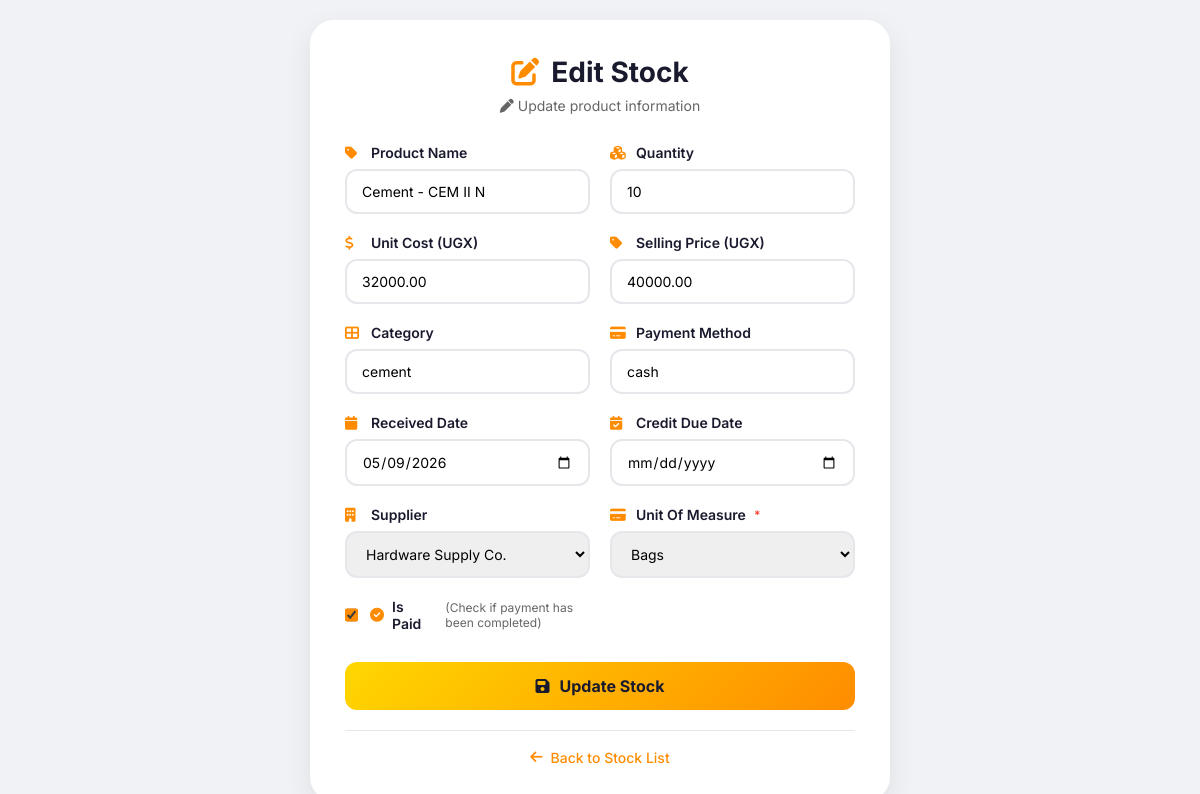
/stock/edit/1/, run on the app's committed database.
### web/models.py (models this page shows, shortened)
class Stock(models.Model):
    CATEGORY_CHOICES = [
        ('cement', 'Cement'),
        ('steel', 'Steel / Iron Bars'),
        ('nails', 'Nails'),
        ('hardware', 'Hardware'),
        ('roofing', 'Roofing'),
    ]
    STATUS_CHOICES = [
        ('critical', 'Critical - Below 10 units'),
        ('low', 'Low Stock - Below 30 units'),
        ('normal', 'Normal Stock'),
        ('overstock', 'Overstock'),
    ]
    PAYMENT_METHOD_CHOICES = [
        ('cash', 'Cash'),
        ('bank_transfer', 'Bank Transfer'),
        ('credit', 'Credit (Pay Later)'),
        ('cheque', 'Cheque'),
        ('mobile_money', 'Mobile Money'),
    ]
    UNIT_CHOICES = [
        ('pcs', 'Pieces'),
        ('kg', 'Kilograms'),
        ('bags', 'Bags'),
    ]
    product_name = models.CharField(max_length=50)
    category = models.CharField(
        max_length=60,
        choices=CATEGORY_CHOICES
    )
    description = models.TextField(
        blank=True,
        null=True
    )
    quantity = models.IntegerField(
        default=0,
        validators=[MinValueValidator(0)]
    )
    minimum_stock_level = models.IntegerField(
        default=10,
        validators=[MinValueValidator(0)]
    )
    maximum_stock_level = models.IntegerField(
        default=500,
        validators=[MinValueValidator(0)]
    )
    reorder_quantity = models.IntegerField(
        default=50,
        validators=[MinValueValidator(0)]
    )
    unit = models.CharField(
        max_length=10,
        choices=UNIT_CHOICES,
        default='pcs'
    )
    unit_cost = models.DecimalField(
        max_digits=12,
        decimal_places=2,
        validators=[MinValueValidator(Decimal('0.01'))]
    )
    selling_price = models.DecimalField(
        max_digits=12,
        decimal_places=2,
        validators=[MinValueValidator(Decimal('0.01'))]
    )
    received_date = models.DateField(auto_now_add=True)
    supplier = models.ForeignKey(
        Supplier,
        on_delete=models.SET_NULL,
        null=True
    )
    payment_method = models.CharField(
        max_length=20,
        choices=PAYMENT_METHOD_CHOICES,
        default='cash'
    )
    credit_due_date = models.DateField(
        blank=True,
        null=True
    )
    is_paid = models.BooleanField(default=False)
    status = models.CharField(
        max_length=20,
        choices=STATUS_CHOICES,
        default='normal'
    )
    notes = models.TextField(
        blank=True,
        null=True
    )

class Supplier(models.Model):
    name = models.CharField(max_length=50)
    email = models.EmailField(max_length=255)
    address = models.TextField()
    contact = models.CharField(max_length=20)

### web/views.py (the view, shortened to what this page needs)
# urls.py: path('stock/edit/<int:pk>/', views.edit_stock, name="edit_stock"),
def edit_stock(request, pk):
    stock = get_object_or_404(Stock, pk=pk)
    suppliers = Supplier.objects.all()
    return render(request, "edit_stock.html", {
        'stock': stock,
        'suppliers': suppliers
    })

### web/templates/edit_stock.html (shortened to what this page needs)
<!doctype html>
<html lang="en">
  <head>
    <link
      rel="stylesheet"
      href="https://cdnjs.cloudflare.com/ajax/libs/font-awesome/6.4.0/css/all.min.css"
    />
  </head>
  <body>
    <div class="container">
      <div class="edit-card">
        <div class="card-header">
          <h2><i class="fas fa-edit"></i> Edit Stock</h2>
          <p><i class="fas fa-pen"></i> Update product information</p>
        </div>
        <form
          method="POST"
          class="stock-form"
          action="{% url 'edit_stock' stock.id %}"
        >
          <div class="form-row">
            <div class="form-group">
              <label> <i class="fas fa-tag"></i> Product Name </label>
              <input
                type="text"
                name="product_name"
                value="{{ stock.product_name }}"
                placeholder="Enter product name"
                required
              />
            </div>
            <div class="form-group">
              <label> <i class="fas fa-cubes"></i> Quantity </label>
              <input
                type="number"
                name="quantity"
                value="{{ stock.quantity }}"
                placeholder="0"
                min="0"
                required
              />
            </div>
          </div>
          <div class="form-row">
            <div class="form-group">
              <label>
                <i class="fas fa-dollar-sign"></i> Unit Cost (UGX)
              </label>
              <input
                type="number"
                name="unit_cost"
                value="{{ stock.unit_cost }}"
                placeholder="Cost from supplier"
                step="0.01"
                required
              />
            </div>
            <div class="form-group">
              <label> <i class="fas fa-tag"></i> Selling Price (UGX) </label>
              <input
                type="number"
                name="selling_price"
                value="{{ stock.selling_price }}"
                placeholder="Price to customers"
                step="0.01"
                required
              />
            </div>
          </div>
          <div class="form-row">
            <div class="form-group">
              <label> <i class="fas fa-th-large"></i> Category </label>
              <input
                type="text"
                name="category"
                value="{{ stock.category }}"
                required
              />
            </div>
            <div class="form-group">
              <label> <i class="fas fa-credit-card"></i> Payment Method </label>
              <input
                type="text"
                name="payment_method"
                value="{{ stock.payment_method }}"
                required
              />
            </div>
          </div>
          <div class="form-row">
            <div class="form-group">
              <label> <i class="fas fa-calendar"></i> Received Date </label>
              <input
                type="date"
                name="received_date"
                value="{{ stock.received_date|date:'Y-m-d' }}"
                required
              />
            </div>
            <div class="form-group">
              <label>
                <i class="fas fa-calendar-check"></i> Credit Due Date
              </label>
              <input
                type="date"
                name="credit_due_date"
                value="{{ stock.credit_due_date|date:'Y-m-d' }}"
              />
            </div>
          </div>
          <div class="form-row">
            <div class="form-group">
              <label> <i class="fas fa-building"></i> Supplier </label>
              <select name="supplier" required>
                {% for supplier in suppliers %}
                <option
                  value="{{ supplier.id }}"
                  {% if stock.supplier.id == supplier.id %}selected{% endif %}
                >
                  {{ supplier.name }}
                </option>
                {% endfor %}
              </select>
            </div>
            <div class="form-group">
              <label>
                <i class="fas fa-credit-card"></i> Unit Of Measure
                <span class="required">*</span>
              </label>
              <select name="unit" required >
                <option value="bags" {% if stock.unit == 'bags' %}selected{% endif %}>Bags</option>
              </select>
            </div>
          </div>
          <div class="form-row">
            <div class="form-group checkbox-group">
              <input
                type="checkbox"
                name="is_paid"
                id="is_paid"
                {% if stock.is_paid %}checked{% endif %}
              />
              <label for="is_paid">
                <i class="fas fa-check-circle"></i> Is Paid
              </label>
              <small style="margin-left: 8px; color: #666; font-size: 12px;">
                (Check if payment has been completed)
              </small>
            </div>
          </div>
          <button type="submit" class="btn-update">
            <i class="fas fa-save"></i> Update Stock
          </button>
        </form>
        <div class="back-link">
          <a href="{% url 'stock_list' %}">
            <i class="fas fa-arrow-left"></i> Back to Stock List
          </a>
        </div>
      </div>
    </div>
  </body>
</html>

### web/templates/edit_stock.html (style rules this page uses)
* { margin: 0; padding: 0; box-sizing: border-box; }
body { font-family: "Inter", sans-serif; background: #f0f2f5; color: #1a1a2e; min-height: 100vh; display: flex; align-items: center; justify-content: center; padding: 20px; }
.container { max-width: 800px; width: 50%; margin: 0 auto; }
.edit-card { background: white; border-radius: 24px; padding: 35px; box-shadow: 0 10px 30px rgba(0, 0, 0, 0.08); transition: transform 0.3s ease; }
.card-header { text-align: center; margin-bottom: 30px; }
.card-header h2 { font-size: 28px; font-weight: 700; color: #1a1a2e; display: flex; align-items: center; justify-content: center; gap: 12px; }
.card-header h2 i { color: #ff8c00; font-size: 28px; }
.card-header p { color: #666; font-size: 14px; margin-top: 8px; }
.stock-form { display: flex; flex-direction: column; }
.form-row { display: grid; grid-template-columns: 1fr 1fr; gap: 20px; margin-bottom: 20px; }
.form-group { display: flex; flex-direction: column; }
.form-group label { display: flex; align-items: center; gap: 8px; font-weight: 600; margin-bottom: 8px; color: #1a1a2e; font-size: 14px; }
.form-group label i { color: #ff8c00; width: 18px; }
.required { color: #f44336; font-size: 12px; }
.form-group input , select { width: 100%; padding: 12px 15px; border: 2px solid #e5e7eb; border-radius: 12px; font-size: 14px; font-family: "Inter", sans-serif; transition: all 0.3s; }
.checkbox-group { flex-direction: row; align-items: center; gap: 12px; }
.checkbox-group label { margin-bottom: 0; cursor: pointer; }
.checkbox-group input[type="checkbox"] { width: auto; width: 20px; height: 20px; cursor: pointer; accent-color: #ff8c00; margin: 0; }
.btn-update { width: 100%; padding: 14px; background: linear-gradient(135deg, #ffd700, #ff8c00); border: none; border-radius: 12px; color: #1a1a2e; font-weight: 700; font-size: 16px; cursor: pointer; transition: all 0.3s; display: flex; align-items: center; justify-content: center; gap: 10px; font-family: "Inter", sans-serif; margin-top: 10px; }
.back-link { text-align: center; margin-top: 20px; padding-top: 15px; border-top: 1px solid #e5e7eb; }
.back-link a { text-decoration: none; color: #ff8c00; font-weight: 500; font-size: 14px; display: inline-flex; align-items: center; gap: 8px; transition: all 0.3s; }

### data on the page
Stock: product_name "Cement - CEM II N", quantity "10", unit_cost "32000.00", selling_price "40000.00", category "cement", payment_method "cash", received_date "05/09/2026", supplier "Hardware Supply Co.", unit "Bags", is_paid "☑"
